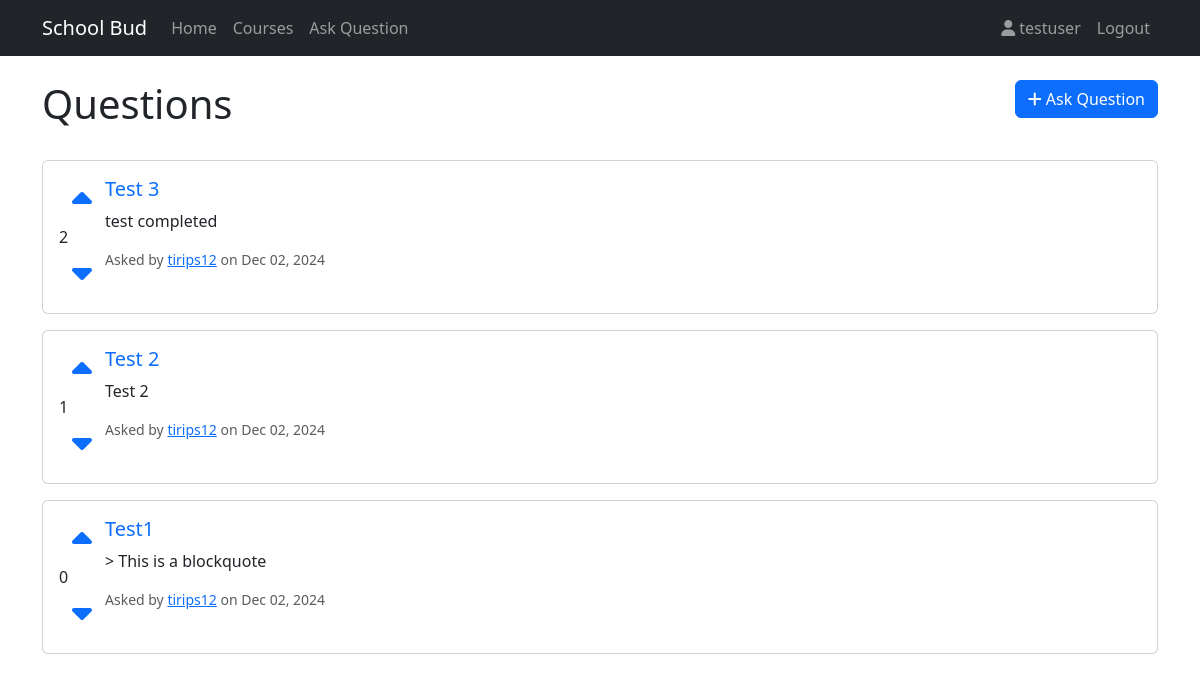
The page / (signed in) on the database its author committed.
### core/models.py (models this page shows, shortened)
class Question(models.Model):
    title = models.CharField(max_length=200)
    content = models.TextField()
    author = models.ForeignKey(User, on_delete=models.CASCADE)
    course = models.ForeignKey('Course', on_delete=models.SET_NULL, null=True, blank=True, related_name='questions')
    created_at = models.DateTimeField(auto_now_add=True)
    updated_at = models.DateTimeField(auto_now=True)
    votes = models.IntegerField(default=0)
    removed = models.BooleanField(default=False)
    removed_by = models.ForeignKey(User, null=True, blank=True, related_name='removed_questions', on_delete=models.SET_NULL)
    removed_at = models.DateTimeField(null=True, blank=True)
    removal_reason = models.TextField(blank=True)

### core/views.py (the view)
# urls.py: 2. Add a URL to urlpatterns:  path('', views.home, name='home')
def home(request):
    questions = Question.objects.filter(removed=False).order_by('-created_at')
    if request.user.is_staff:
        removed_questions = Question.objects.filter(removed=True).order_by('-removed_at')
        return render(request, 'core/home.html', {
            'questions': questions,
            'removed_questions': removed_questions
        })
    return render(request, 'core/home.html', {'questions': questions})

### core/templates/core/home.html (shortened to what this page needs)
{% extends 'core/base.html' %}
{% block content %}
<div class="row mb-4">
    <div class="col">
        <h1>Questions</h1>
    </div>
    <div class="col text-end">
        {% if user.is_authenticated %}
        <a href="{% url 'question_new' %}" class="btn btn-primary">
            <i class="fas fa-plus"></i> Ask Question
        </a>
        {% endif %}
    </div>
</div>
<div class="row">
    <div class="col">
        {% for question in questions %}
        <div class="card mb-3">
            <div class="card-body">
                <div class="d-flex">
                    <div class="votes vote-container" data-type="question" data-id="{{ question.id }}">
                        <button class="btn btn-link vote-button" data-vote="up">
                            <i class="fas fa-caret-up fa-2x"></i>
                        </button>
                        <div class="vote-count">{{ question.votes }}</div>
                        <button class="btn btn-link vote-button" data-vote="down">
                            <i class="fas fa-caret-down fa-2x"></i>
                        </button>
                    </div>
                    <div class="flex-grow-1">
                        <h5 class="card-title">
                            <a href="{% url 'question_detail' question.pk %}" class="text-decoration-none">
                                {{ question.title }}
                            </a>
                        </h5>
                        <p class="card-text text-truncate">{{ question.content }}</p>
                        <div class="d-flex justify-content-between align-items-center">
                            <small class="text-muted">
                                Asked by <a href="{% url 'profile' question.author.username %}">{{ question.author.username }}</a>
                                on {{ question.created_at|date:"M d, Y" }}
                            </small>
                        </div>
                    </div>
                </div>
            </div>
        </div>
        {% empty %}
        <div class="alert alert-info">No questions have been asked yet.</div>
        {% endfor %}
    </div>
</div>
{% endblock %}

### core/templates/core/base.html (shortened to what this page needs)
{% load static %}
<!DOCTYPE html>
<html lang="en">
<head>
    <link href="https://cdn.jsdelivr.net/npm/bootstrap@5.3.0/dist/css/bootstrap.min.css" rel="stylesheet">
    <link href="https://cdnjs.cloudflare.com/ajax/libs/font-awesome/6.0.0/css/all.min.css" rel="stylesheet">
</head>
<body class="{% if user.is_authenticated %}user-authenticated{% endif %}">
    <nav class="navbar navbar-expand-lg navbar-dark bg-dark">
        <div class="container">
            <a class="navbar-brand" href="{% url 'home' %}">School Bud</a>
            <div class="collapse navbar-collapse" id="navbarNav">
                <ul class="navbar-nav me-auto">
                    <li class="nav-item">
                        <a class="nav-link" href="{% url 'home' %}">Home</a>
                    </li>
                    <li class="nav-item">
                        <a class="nav-link" href="{% url 'course_list' %}">Courses</a>
                    </li>
                    {% if user.is_authenticated %}
                    <li class="nav-item">
                        <a class="nav-link" href="{% url 'question_new' %}">Ask Question</a>
                    </li>
                    {% endif %}
                </ul>
                <ul class="navbar-nav">
                    {% if user.is_authenticated %}
                    <li class="nav-item">
                        <a class="nav-link" href="{% url 'profile' user.username %}">
                            <i class="fas fa-user"></i> {{ user.username }}
                        </a>
                    </li>
                    <li class="nav-item">
                        <a class="nav-link" href="{% url 'logout' %}">Logout</a>
                    </li>
                    {% endif %}
                </ul>
            </div>
        </div>
    </nav>
    <div class="container mt-4">
        {% block content %}
        {% endblock %}
    </div>
</body>
</html>

### rows shown on the page
Question: votes "2", title "Test 3", content "test completed", author.username "tirips12", created_at "Dec 02, 2024"
Question: votes "1", title "Test 2", content "Test 2", author.username "tirips12", created_at "Dec 02, 2024"
Question: votes "0", title "Test1", content "> This is a blockquote", author.username "tirips12", created_at "Dec 02, 2024"

### other values the page prints
{{ user.username }} "testuser"
